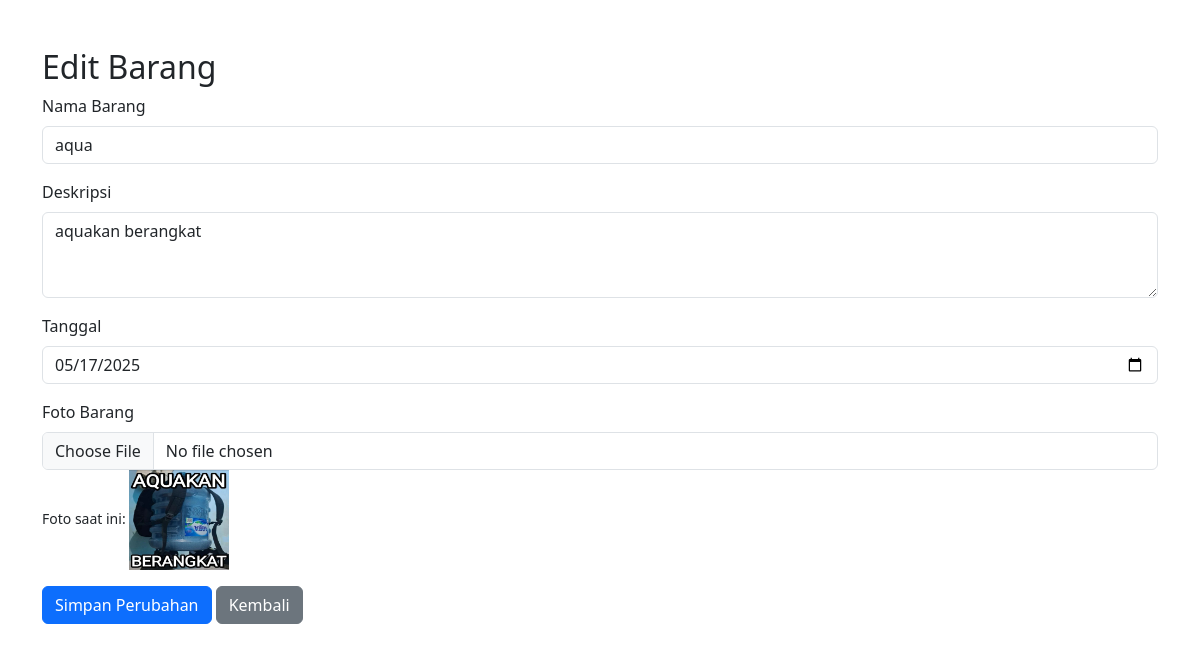
/admin/editbarang.php?id=13, run on an earlier commit of the app's database.
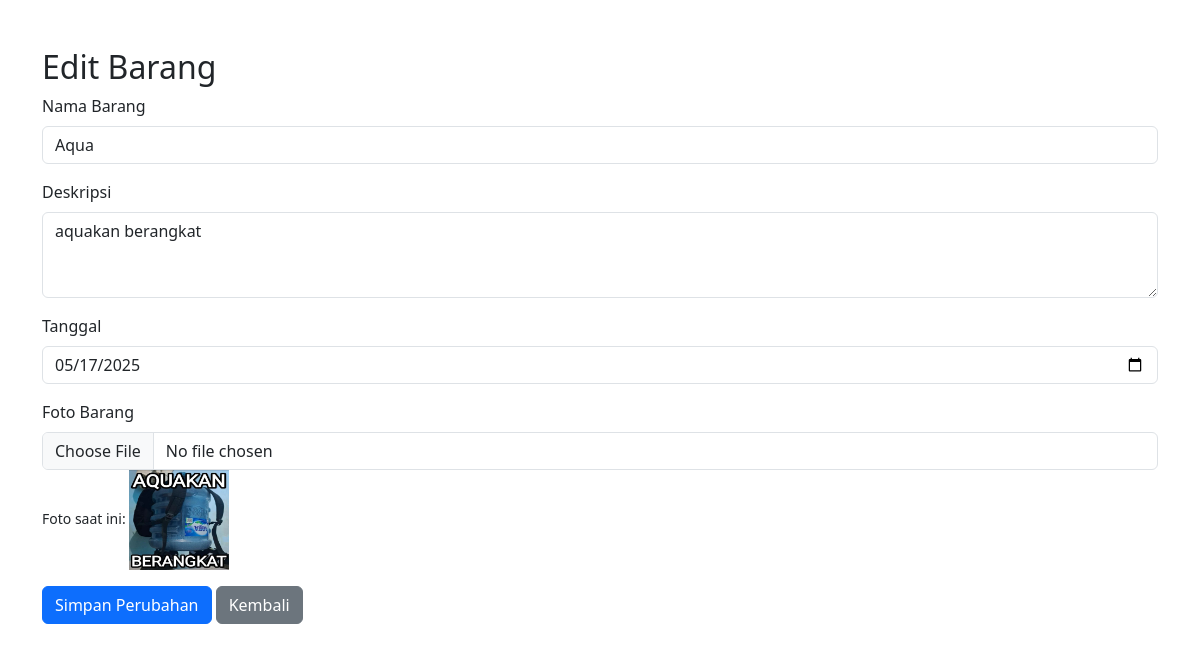
And on a later commit of the database.
### tables this page shows
CREATE TABLE `tb_barang` (
  `id_barang` int(11) NOT NULL,
  `nama_barang` varchar(25) DEFAULT NULL,
  `tgl` date DEFAULT NULL,
  `harga_awal` int(20) DEFAULT NULL,
  `deskripsi_barang` varchar(100) DEFAULT NULL,
  `foto` varchar(255) DEFAULT NULL
);

### admin/editbarang.php (the view, shortened to what this page needs)
<?php
include 'koneksi.php';
$id = isset($_GET['id']) ? $_GET['id'] : '';
$result = mysqli_query($conn, "SELECT * FROM tb_barang WHERE id_barang='$id'");
$barang = mysqli_fetch_assoc($result);
?>
<!DOCTYPE html>
<html lang="id">
<head>
  <link href="https://cdn.jsdelivr.net/npm/bootstrap@5.3.0/dist/css/bootstrap.min.css" rel="stylesheet" />
  <link href="https://cdn.jsdelivr.net/npm/bootstrap-icons@1.10.5/font/bootstrap-icons.css" rel="stylesheet"/>
</head>
<body>
  <div class="container mt-5">
    <h2>Edit Barang</h2>
    <form method="POST" enctype="multipart/form-data">
      <div class="mb-3">
        <label for="nama_barang" class="form-label">Nama Barang</label>
        <input type="text" class="form-control" id="nama_barang" name="nama_barang" value="<?php echo htmlspecialchars($barang['nama_barang']); ?>" required>
      </div>
      <div class="mb-3">
        <label for="deskripsi" class="form-label">Deskripsi</label>
        <textarea class="form-control" id="deskripsi" name="deskripsi" rows="3" required><?php echo htmlspecialchars($barang['deskripsi_barang']); ?></textarea>
      </div>
      <div class="mb-3">
        <label for="tanggal" class="form-label">Tanggal</label>
        <input type="date" class="form-control" id="tanggal" name="tanggal" value="<?php echo htmlspecialchars($barang['tgl']); ?>" required>
      </div>
      <div class="mb-3">
        <label for="foto" class="form-label">Foto Barang</label>
        <input type="file" class="form-control" id="foto" name="foto">
        <small>Foto saat ini:
          <?php if (!empty($barang['foto'])): ?>
            <img src="upload/<?php echo htmlspecialchars($barang['foto']); ?>" alt="Foto Barang" width="100">
          <?php else: ?>
            Tidak ada foto
          <?php endif; ?>
        </small>
      </div>
      <button type="submit" class="btn btn-primary">Simpan Perubahan</button>
      <a href="barang.php" class="btn btn-secondary">Kembali</a>
    </form>
  </div>
</body>
</html>

What changed in the data, as far as the page shows it:
changed tb_barang "aquakan berangkat": nama_barang "aqua" → "Aqua"
